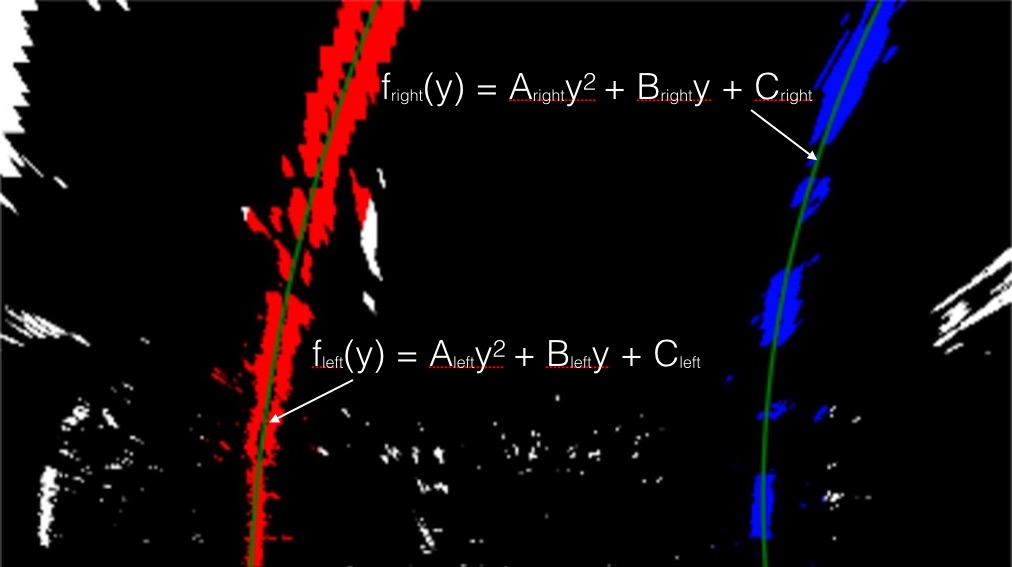
#> input picture examples/color_fit_lines.jpg, 1012 x 567 px; its folder holds only this picture in this run
$ python -i Utilities.py   (imports and definitions only)   (older library calls are emulated)
#> lines starting #> are read from the running program, lines starting #| are printed output that depends on the picture; after the words box and inside, x2 and y2 are one past the last pixel; in counts of white or black regions, pixels touching at a corner belong together
import numpy as np
import cv2
import matplotlib.pyplot as plt
import matplotlib.image as mpimg
import glob
from scipy.misc import toimage
#======================================================================================================================================================#
# [58 lines left out: functions CalibrateCamera, Undistortion, not called in this run]
#======================================================================================================================================================#


#======================================================================================================================================================#
#===================================================UnUsed Functions=================================================================#
#======================================================================================================================================================#

# # Define a function to return the magnitude of the gradient
# # for a given sobel kernel size and threshold values
# def mag_thresh(img, sobel_kernel=25, mag_thresh=(25, 255)):
#     # Convert to grayscale
#     gray = cv2.cvtColor(img, cv2.COLOR_RGB2GRAY)
#     # Take both Sobel x and y gradients
#     sobelx = cv2.Sobel(gray, cv2.CV_64F, 1, 0, ksize=sobel_kernel)
#     sobely = cv2.Sobel(gray, cv2.CV_64F, 0, 1, ksize=sobel_kernel)
#     # Calculate the gradient magnitude
#     gradmag = np.sqrt(sobelx**2 + sobely**2)
#     # Rescale to 8 bit
#     scale_factor = np.max(gradmag)/255
#     gradmag = (gradmag/scale_factor).astype(np.uint8)
#     # Create a binary image of ones where threshold is met, zeros otherwise
#     binary_output = np.zeros_like(gradmag)
#     binary_output[(gradmag >= mag_thresh[0]) & (gradmag <= mag_thresh[1])] = 1
#
#     # Return the binary image
#     return binary_output
#
# def dir_threshold(img, sobel_kernel=3, thresh=(0, np.pi/2)):
#     # Grayscale
#     gray = cv2.cvtColor(img, cv2.COLOR_RGB2GRAY)
#     # Calculate the x and y gradients
#     sobelx = cv2.Sobel(gray, cv2.CV_64F, 1, 0, ksize=sobel_kernel)
#     sobely = cv2.Sobel(gray, cv2.CV_64F, 0, 1, ksize=sobel_kernel)
#     # Take the absolute value of the gradient direction,
#     # apply a threshold, and create a binary image result
#     absgraddir = np.arctan2(np.absolute(sobely), np.absolute(sobelx))
#     binary_output =  np.zeros_like(absgraddir)
#     binary_output[(absgraddir >= thresh[0]) & (absgraddir <= thresh[1])] = 1
#
#     # Return the binary image
#     return binary_output
#
# # Define a function that takes an image, gradient orientation,
# # and threshold min / max values.
# def abs_sobel_thresh(img, orient='x', thresh_min=0, thresh_max=255):
#     # Convert to grayscale
#     gray = cv2.cvtColor(img, cv2.COLOR_RGB2GRAY)
#     # Apply x or y gradient with the OpenCV Sobel() function
#     # and take the absolute value
#     if orient == 'x':
#         abs_sobel = np.absolute(cv2.Sobel(gray, cv2.CV_64F, 1, 0))
#     if orient == 'y':
#         abs_sobel = np.absolute(cv2.Sobel(gray, cv2.CV_64F, 0, 1))
#     # Rescale back to 8 bit integer
#     scaled_sobel = np.uint8(255*abs_sobel/np.max(abs_sobel))
#     # Create a copy and apply the threshold
#     binary_output = np.zeros_like(scaled_sobel)
#     # Here I'm using inclusive (>=, <=) thresholds, but exclusive is ok too
#     binary_output[(scaled_sobel >= thresh_min) & (scaled_sobel <= thresh_max)] = 1
#
#     # Return the result
#     return binary_output
#
#
# def combinethresholds(image):
#     grad_binary_x = abs_sobel_thresh(image, orient='x', thresh_min=20, thresh_max=100)
#     grad_binary_y = abs_sobel_thresh(image, orient='y', thresh_min=20, thresh_max=100)
#     mag_binary = mag_thresh(image, sobel_kernel=3, mag_thresh=(30, 100))
#     dir_binary = dir_threshold(image,sobel_kernel=3, thresh=(0, np.pi/2)) #sobel_kernel=15, thresh=(0.7, 1.3))
#     combined = np.zeros_like(mag_binary)
#     combined[((grad_binary_x == 1) & (grad_binary_y == 1)) | ((mag_binary == 1) & (dir_binary == 1))] = 1
#     combined[((grad_binary_x == 1) & (grad_binary_y == 1)) | ((mag_binary == 1) & (dir_binary == 1))] = 1
#     return combined
#
# # Define a function that thresholds the B-channel of LAB
# # Use exclusive lower bound (>) and inclusive upper (<=), OR the results of the thresholds (B channel should capture
# # yellows)
# def lab_bthresh(img, thresh=(190,255)):
#     # 1) Convert to LAB color space
#     lab = cv2.cvtColor(img, cv2.COLOR_RGB2Lab)
#     lab_b = lab[:,:,2]
#     # don't normalize if there are no yellows in the image
#     if np.max(lab_b) > 175:
#         lab_b = lab_b*(255/np.max(lab_b))
#     # 2) Apply a threshold to the L channel
#     binary_output = np.zeros_like(lab_b)
#     binary_output[((lab_b > thresh[0]) & (lab_b <= thresh[1]))] = 1
#     # 3) Return a binary image of threshold result
#     return binary_output
#
# # Define a function that thresholds the S-channel of HLS
# def hls_select(img, thresh=(125, 255)):
#     hls = cv2.cvtColor(img, cv2.COLOR_RGB2HLS)
#     s_channel = hls[:,:,2]
#     binary_output = np.zeros_like(s_channel)
#     binary_output[(s_channel > thresh[0]) & (s_channel <= thresh[1])] = 1
#     return binary_output
#
# # hls_binary = hls_select(image, thresh=(90, 255))

#======================================================================================================================================================#
def ColorandGradient(img,HLSthreshold=(0,255),threshold=(0,255)):
    ###############################################commmented due to rework############################################
    # hls = cv2.cvtColor(img, cv2.COLOR_RGB2HLS).astype(np.float)
    # l_channel = hls[:, :, 1]
    # s_channel = hls[:, :, 2]
    # # Sobel x
    # sobelx = cv2.Sobel(l_channel, cv2.CV_64F, 1, 0)  # Take the derivative in x
    # abs_sobelx = np.absolute(sobelx)  # Absolute x derivative to accentuate lines away from horizontal
    # scaled_sobel = np.uint8(255 * abs_sobelx / np.max(abs_sobelx))
    #
    # sx_thresh = (20, 100)
    # s_thresh = (90, 255)
    # # Threshold x gradient
    # sxbinary = np.zeros_like(scaled_sobel)
    # sxbinary[(scaled_sobel >= sx_thresh[0]) & (scaled_sobel <= sx_thresh[1])] = 1
    #
    # # Threshold color channel
    # s_binary = np.zeros_like(s_channel)
    # s_binary[(s_channel >= s_thresh[0]) & (s_channel <= s_thresh[1])] = 1
    # # Stack each channel
    # # Note color_binary[:, :, 0] is all 0s, effectively an all black image. It might
    # # be beneficial to replace this channel with something else.
    #
    # color_binary = np.dstack((np.zeros_like(sxbinary), sxbinary, s_binary)) * 255
    #
    # # Combine the two binary thresholds
    # color_binary = np.zeros_like(sxbinary)
    # color_binary[(s_binary == 1) | (sxbinary == 1)] = 1
    ###############################################commmented due to rework############################################
    ########################Rework#################
#> called with HLSthreshold = (0, 255), threshold = (0, 255)
    s_channel = cv2.cvtColor(img, cv2.COLOR_RGB2HLS)[:, :, 2]
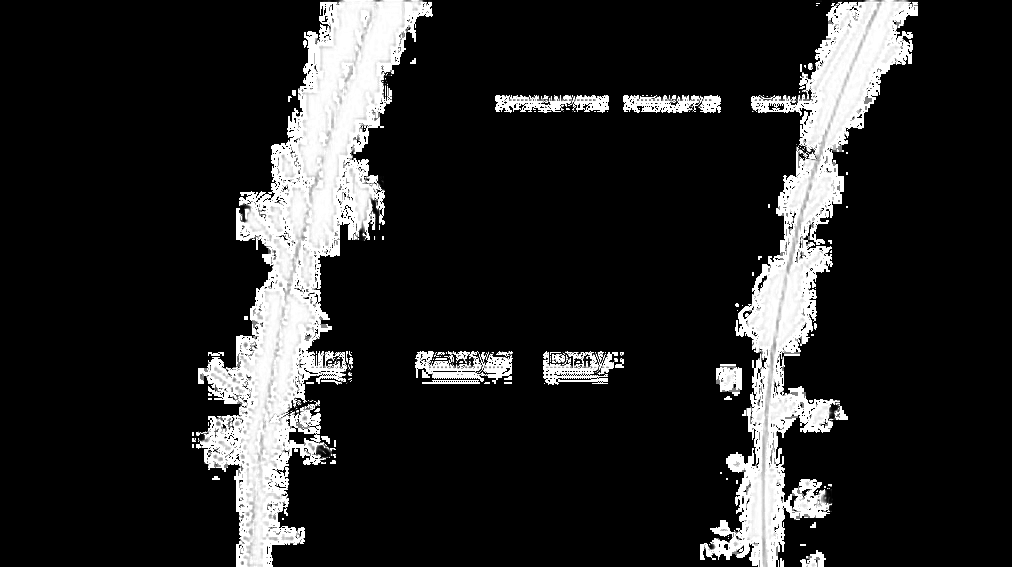
#> s_channel: shape (567, 1012); min 0, max 255, mean 37.6

    l_channel = cv2.cvtColor(img, cv2.COLOR_RGB2LUV)[:, :, 0]
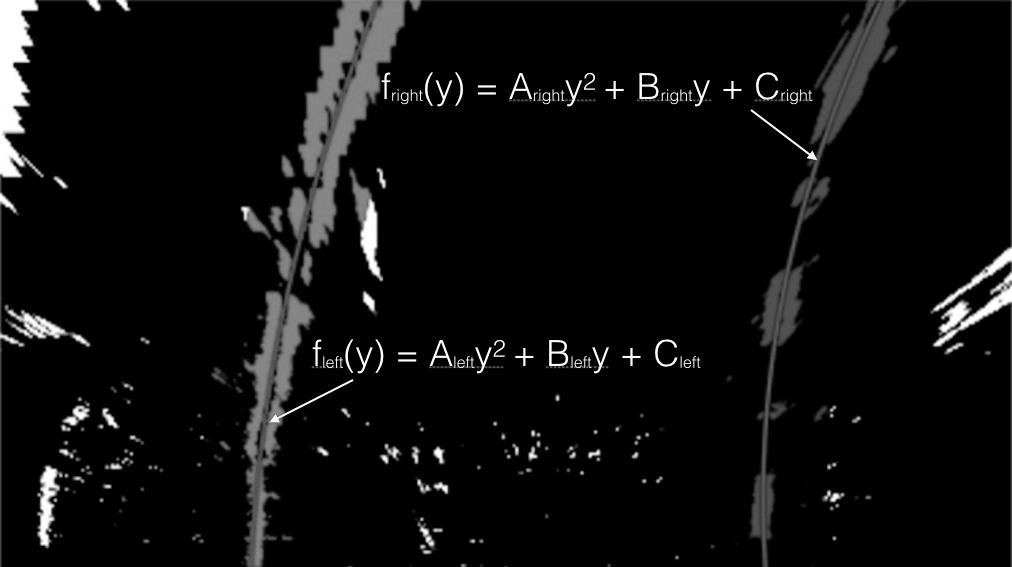
#> l_channel: shape (567, 1012); min 0, max 255, mean 13.1

    b_channel = cv2.cvtColor(img, cv2.COLOR_RGB2Lab)[:, :, 2]
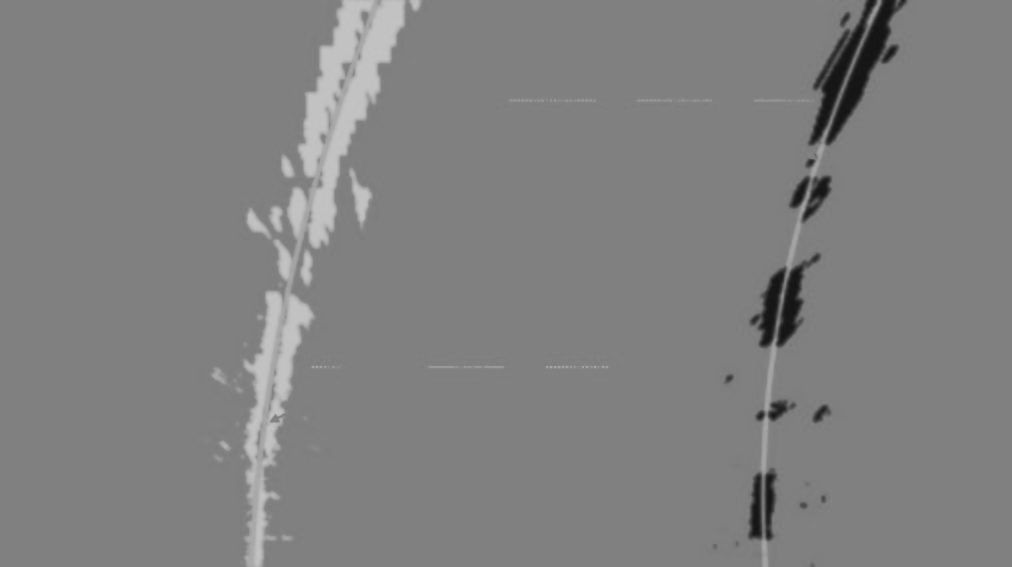
#> b_channel: shape (567, 1012); min 21, max 195, mean 128.6

    # Threshold color channel
    s_thresh_min = 180
    s_thresh_max = 255
    s_binary = np.zeros_like(s_channel)
    s_binary[(s_channel >= s_thresh_min) & (s_channel <= s_thresh_max)] = 1

    b_thresh_min = 155
    b_thresh_max = 200
    b_binary = np.zeros_like(b_channel)
    b_binary[(b_channel >= b_thresh_min) & (b_channel <= b_thresh_max)] = 1

    l_thresh_min = 225
    l_thresh_max = 255
    l_binary = np.zeros_like(l_channel)
    l_binary[(l_channel >= l_thresh_min) & (l_channel <= l_thresh_max)] = 1

    # color_binary = np.dstack((u_binary, s_binary, l_binary))

    combined_binary = np.zeros_like(s_binary)
    combined_binary[(l_binary == 1) | (b_binary == 1)] = 1

    ##############################################
    return combined_binary
#======================================================================================================================================================#

#======================================================================================================================================================#
# [243 lines left out: functions corners_unwarp, Findlines, calc_curv_rad_and_center_dist, draw_lane, polyfit_using_prev_fit, not called in this run]
#======================================================================================================================================================#

>>> import cv2
>>> picture = cv2.cvtColor(cv2.imread('examples/color_fit_lines.jpg'), cv2.COLOR_BGR2RGB)
>>> result = ColorandGradient(picture)
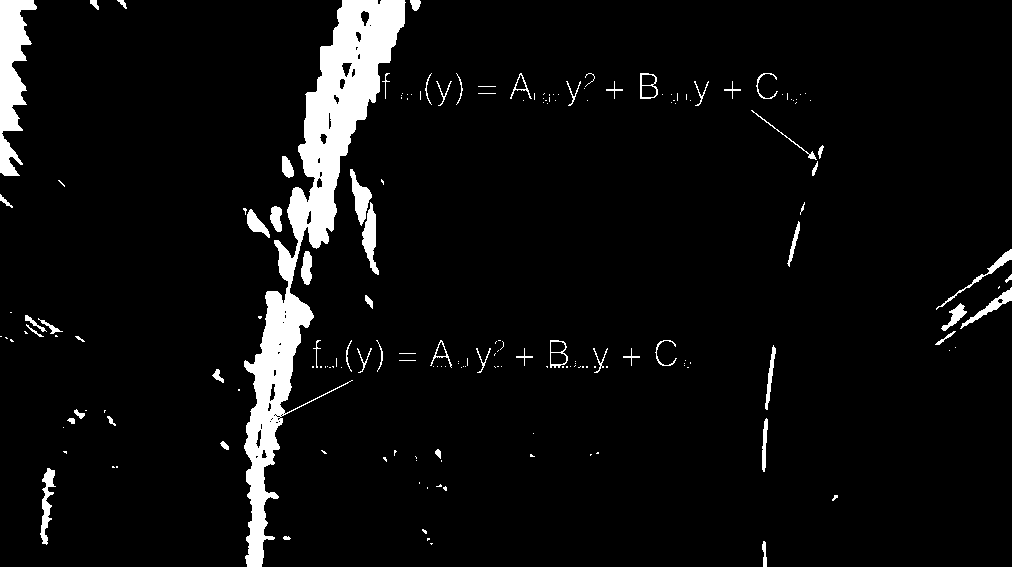
#> result: shape (567, 1012); values 0 (black) and 1 (white), 5.5% white; 184 white regions (122 under 20 px), largest, box (x1, y1, x2, y2) and area: (244, 0, 406, 567) 20634, (0, 0, 37, 176) 3491, (362, 202, 379, 275) 615
